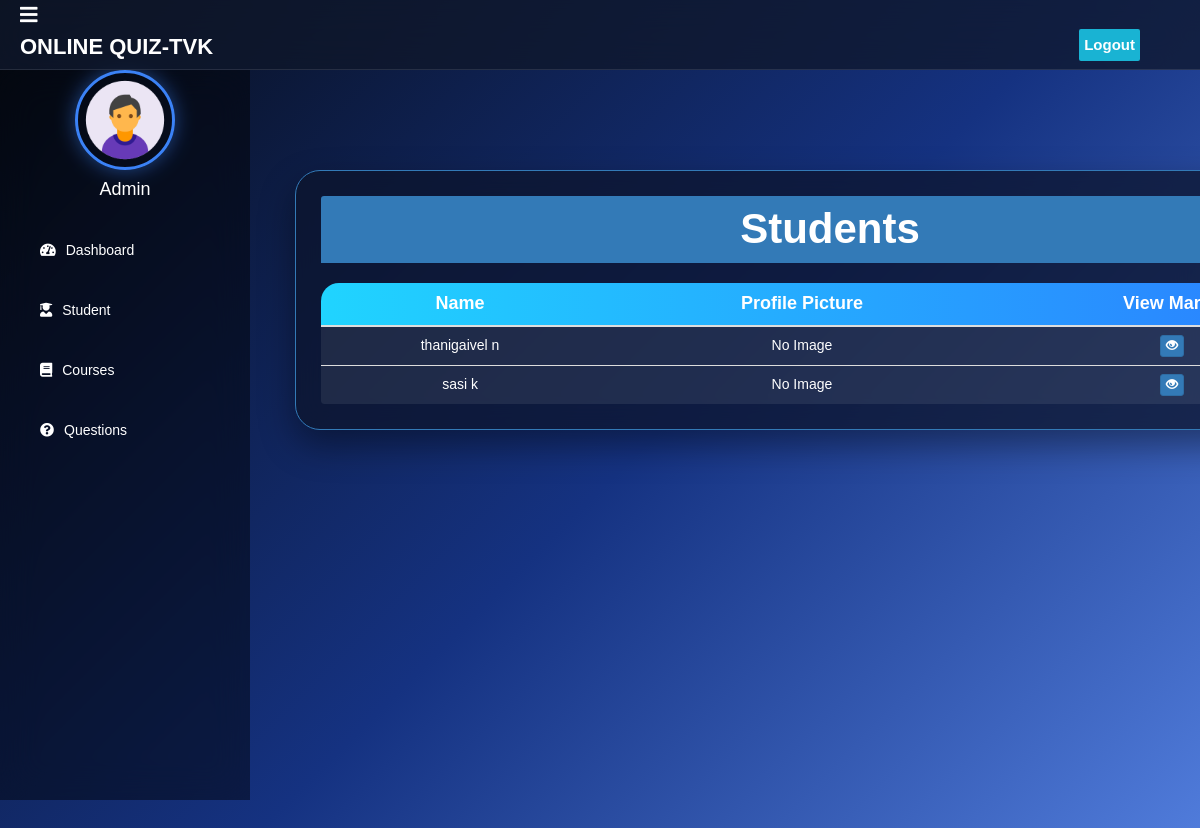
The page /admin-view-student-marks (signed in) on the database as committed earlier.
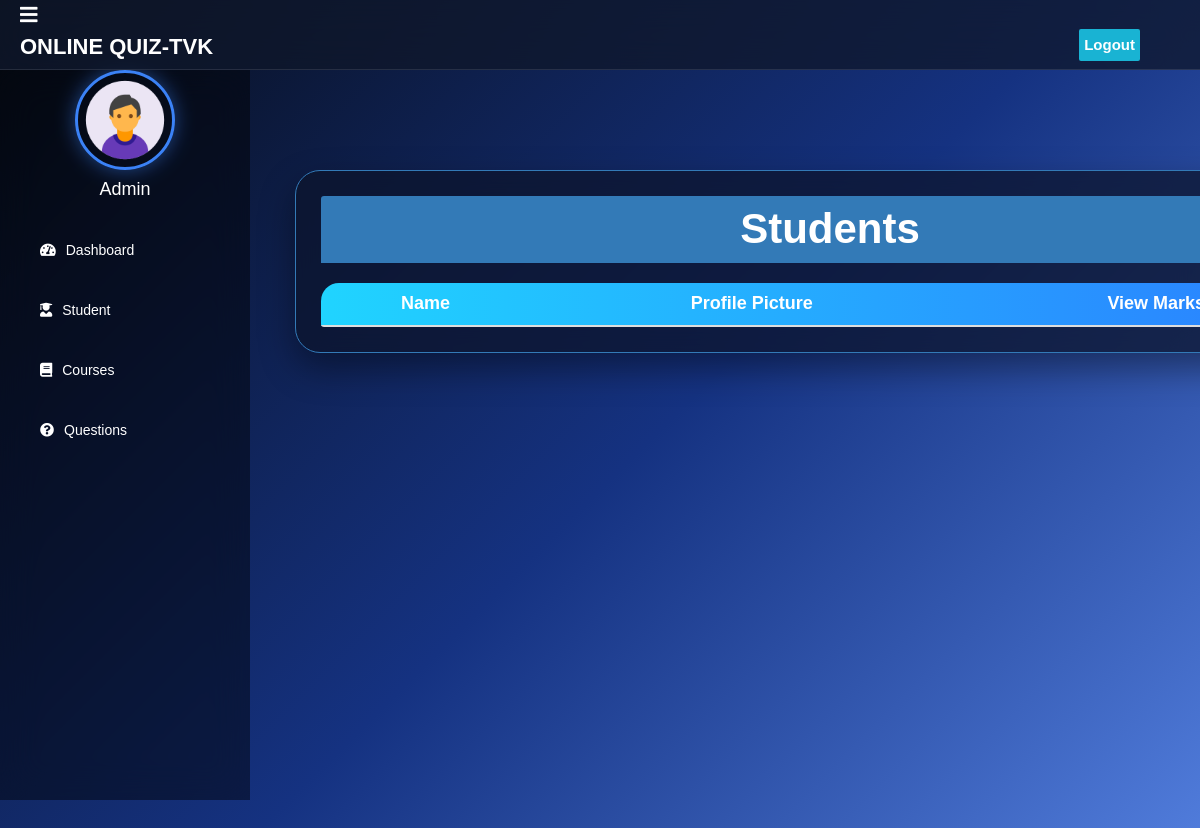
The same page on the database as committed later.
### student/models.py (models this page shows, shortened)
class Student(models.Model):
    user=models.OneToOneField(User,on_delete=models.CASCADE)
    profile_pic= models.ImageField(upload_to='profile_pic/Student/',null=True,blank=True,default="")
    address = models.CharField(max_length=40,blank=True,null=True)
    mobile = models.CharField(max_length=20,null=False)
    @property
    def get_name(self):
        return self.user.first_name+" "+self.user.last_name

### quiz/views.py (the view)
# urls.py: path('admin-view-student-marks', views.admin_view_student_marks_view, name='admin-view-student-marks'),
@login_required(login_url='adminlogin')
def admin_view_student_marks_view(request):
    students= SMODEL.Student.objects.all()
    return render(request,'quiz/admin_view_student_marks.html',{'students':students})

### templates/quiz/admin_view_student_marks.html (shortened to what this page needs)
{% extends 'quiz/adminbase.html' %}
{% block content %}
{%load static%}
<head>
  <link href="//netdna.bootstrapcdn.com/bootstrap/3.0.0/css/bootstrap.min.css" rel="stylesheet" id="bootstrap-css">
</head>
<br><br>
<div class="container">
  <div class="panel panel-primary">
    <div class="panel-heading">
      <h6 class="panel-title">Students</h6>
    </div>
    <table class="table table-hover" id="dev-table">
      <thead>
        <tr>
          <th>Name</th>
          <th>Profile Picture</th>
          <th>View Marks</th>
        </tr>
      </thead>
      {% for t in students %}
      <tr>
        <td> {{t.get_name}}</td>
        <td> {% if t.profile_pic %}
    <img src="{{ t.profile_pic.url }}" height="40" width="40">
{% else %}
    No Image
{% endif %}
        <td><a class="btn btn-primary btn-xs" href="{% url 'admin-view-marks' t.id  %}"><span class="glyphicon glyphicon-eye-open"></span></a></td>
      </tr>
      {% endfor %}
    </table>
    </div>
  </div>
</div>
<br><br><br><br><br><br>
{% endblock content %}

Rows that differ between the two databases and show on the page:
removed Student: get_name "thanigaivel n", profile_pic "No Image"
removed Student: get_name "sasi k", profile_pic "No Image"
